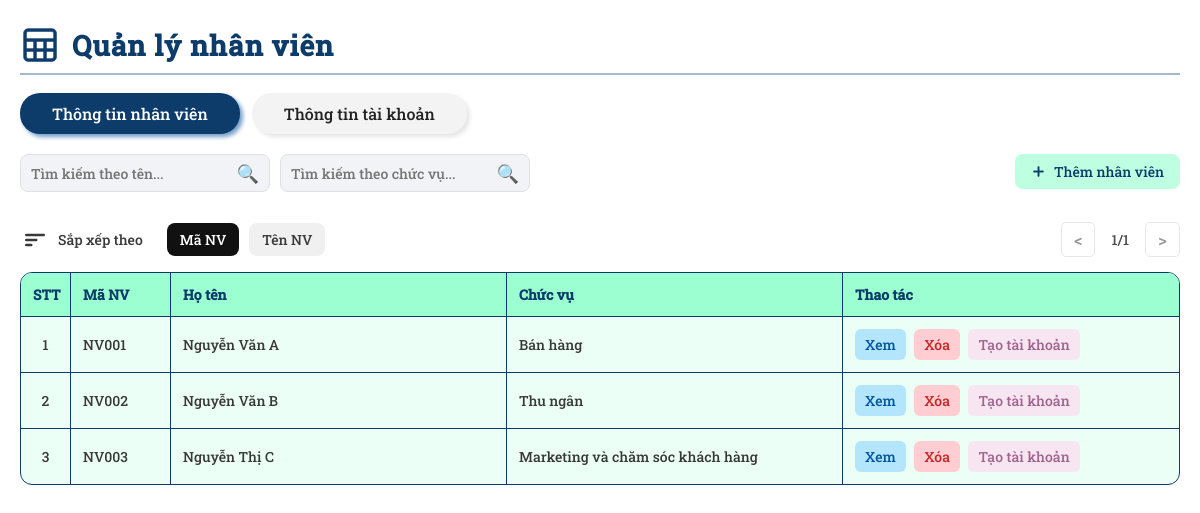
The app's page /admin/Employee/staff.php (signed in) with its own data.
### tables this page shows
CREATE TABLE `nhanvien` (
  `MaNV` varchar(10) NOT NULL,
  `HoTen` varchar(255) NOT NULL,
  `NgaySinh` date NOT NULL,
  `SDT` varchar(20) NOT NULL,
  `NoiO` varchar(255) NOT NULL,
  `ChucVu` varchar(255) NOT NULL,
  `CaLam` varchar(255) NOT NULL,
  `Luong` decimal(12,2) NOT NULL
);

### admin/Employee/staff.php (the view, shortened to what this page needs)
<?php
include __DIR__ . '/../../connect.php';
$result = $mysqli->query("SELECT * FROM nhanvien");
$results = $mysqli->query("SELECT * FROM taikhoan");
$accountEmployeeIds = [];
while ($row = $results->fetch_assoc()) {
    $accountEmployeeIds[] = $row['MaNV'];
}
?>
<!DOCTYPE html>
<html lang="vi">
<head>
    <link rel="stylesheet" href="https://cdn.jsdelivr.net/npm/choices.js/public/assets/styles/choices.min.css">
    <link rel="stylesheet" href="../../assets/staff-style.css" type="text/css">
    <link rel="stylesheet" href="../../assets/general-style.css" type="text/css">
</head>
<body>
    <div class="main-content">
        <h2 class="title">
            <img src="../../assets/sheet.png" class="title-icon">
            Quản lý nhân viên
        </h2>
        <div class="tab-bar">
            <button class="tab-btn active" id="tab-employee" onclick="showTab('employee')">Thông tin nhân viên</button>
            <button class="tab-btn" id="tab-account" onclick="showTab('account')">Thông tin tài khoản</button>
        </div>
        <div id="employeeTabContent">
            <div class="toolbar">
                <div class="toolbar-row">
                    <div class="search-filter-group">
                        <div class="search-box">
                            <input type="text" id="searchName" name="ten" placeholder="Tìm kiếm theo tên..." class="search-input" />
                            <button class="search-button">🔍</button>
                        </div>
                        <div class="search-box">
                            <input type="text" id="searchPosition" name="chucvu" placeholder="Tìm kiếm theo chức vụ..." class="search-input" />
                            <button class="search-button">🔍</button>
                        </div>
                    </div>
                    <button class="add-button" onclick="createNewEmployee()">
                        <img src="../../assets/plus.png" class="icon-add" alt="Add Icon" />
                        Thêm nhân viên
                    </button>
                </div>
            </div>
            <div class="sort-pagination-bar">
                <div class="sort-bar">
                    <div class="sort-title-group">
                        <span class="sort-icon">
                            <svg width="30" height="30" viewBox="0 0 24 24" fill="none"><rect x="4" y="7" width="16" height="2" rx="1" fill="#393939"/><rect x="4" y="11" width="10" height="2" rx="1" fill="#393939"/><rect x="4" y="15" width="6" height="2" rx="1" fill="#393939"/></svg>
                        </span>
                        <span class="sort-label">Sắp xếp theo</span>
                    </div>
                    <div class="sort-tabs">
                        <button class="sort-btn active" data-sort="id">Mã NV</button>
                        <button class="sort-btn" data-sort="name">Tên NV</button>
                    </div>
                </div>
                <span class="pagination">
                    <button class="page-btn prev">&lt;</button>
                    <span class="page-info">1/1</span>
                    <button class="page-btn next">&gt;</button>
                </span>
            </div>
            <div class="table-wrapper">
                <table id="employeeTable" class="table">
                    <thead>
                        <tr>
                            <th class="stt">STT</th>
                            <th class="id">Mã NV</th>
                            <th>Họ tên</th>
                            <th>Chức vụ</th>
                            <th class="action-buttons">Thao tác</th>
                        </tr>
                    </thead>
                    <tbody>
                        <?php $stt = 1; ?>
                        <?php while ($row = $result->fetch_assoc()): ?>
                        <tr>
                            <td><?= $stt++ ?></td>
                            <td class="id"><?= htmlspecialchars($row['MaNV']) ?></td>
                            <td class="truncate" title="<?= htmlspecialchars($row['HoTen']) ?>"><?= htmlspecialchars($row['HoTen']) ?></td>
                            <td class="position truncate" title="<?= htmlspecialchars($row['ChucVu']) ?>"><?= htmlspecialchars($row['ChucVu']) ?></td>
                            <td class="action-buttons">
                                <button class="view-btn" onclick="openEmployeeForm(
                                '<?= $row['MaNV'] ?>',
                                '<?= $row['HoTen'] ?>',
                                '<?= $row['NgaySinh'] ?>',
                                '<?= $row['SDT'] ?>',
                                '<?= $row['NoiO'] ?>',
                                '<?= $row['ChucVu'] ?>',
                                '<?= $row['CaLam'] ?>',
                                '<?= $row['Luong'] ?>'
                                )">Xem</button>
                                <button class="delete-btn" onclick="deleteEmployee('<?= $row['MaNV'] ?>')">Xóa</button>
                                <button class="create-account-btn"
                                    onclick="createNewAccount('<?= $row['MaNV'] ?>')"
                                    <?= in_array($row['MaNV'], $accountEmployeeIds) ? 'disabled style="opacity:0.6; cursor:not-allowed;"
                                        title=\'Nhân viên đã có tài khoản\''  : '' ?>>Tạo tài khoản
                                </button>
                            </td>
                        </tr>
                        <?php endwhile; ?>
                    </tbody>
                </table>
            </div>
        </div>
    </div>
</body>
</html>

### assets/staff-style.css (style rules this page uses)
.tab-bar { display: flex; gap: 12px; margin-bottom: 20px; }
.tab-btn { border: none; background: #f3f3f3; color: #222; font-size: 16px; padding: 10px 32px; border-radius: 20px; cursor: pointer; font-weight: 500; transition: background 0.2s, color 0.2s, box-shadow 0.2s; box-shadow: 3px 3px 4px rgba(0, 0, 0, 0.1); }
.tab-btn.active { background: #0d3c6b; color: #fff; box-shadow: 3px 3px 4px #739fca; }
.action-buttons button { padding: 6px 10px; margin-right: 5px; border: none; border-radius: 6px; cursor: pointer; }
.create-account-btn { background-color: #ffd4ef; color: #6e0049; }
.action-buttons, .table th.action-buttons, .table td.action-buttons, .table th:last-child, .table td:last-child { width: auto; max-width: 150px; }

### admin/Employee/staff.php (style rules this page uses)
.id, .table th.id, .table td.id, .table th:nth-child(2), .table td:nth-child(2) { width: 100px; }
.action-buttons, .table th.action-buttons, .table td.action-buttons, .table th:last-child, .table td:last-child { min-width: 140px; }
.position, .table th.position, .table td.position, .table th:nth-child(4), .table td:nth-child(4) { max-width: 100px; }
.email, .table th.email, .table td.email, .table th:nth-child(5), .table td:nth-child(5) { min-width: 300px; }
.table td.truncate { white-space: nowrap; overflow: hidden; text-overflow: ellipsis; }
.table-wrapper { overflow-x: auto; -webkit-overflow-scrolling: touch; }

### records on screen
nhanvien: MaNV "NV001", HoTen "Nguyễn Văn A", ChucVu "Bán hàng"
nhanvien: MaNV "NV002", HoTen "Nguyễn Văn B", ChucVu "Thu ngân"
nhanvien: MaNV "NV003", HoTen "Nguyễn Thị C", ChucVu "Marketing và chăm sóc khách hàng"
